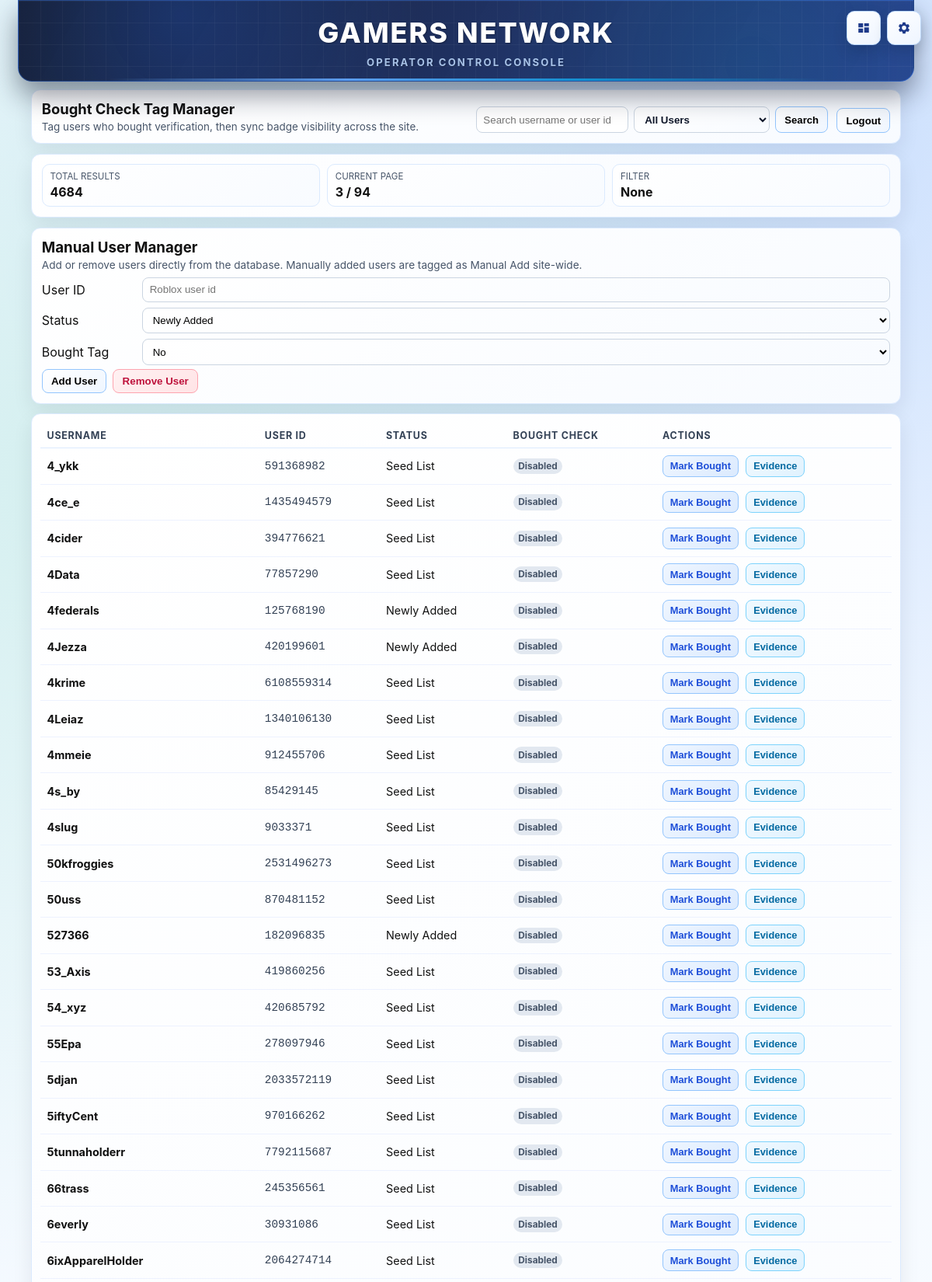
The app's page /admin?page=3&query=&bought_filter=all (signed in, upper part) with its own data.
### tables this page shows
CREATE TABLE users (
    user_id TEXT PRIMARY KEY,
    username TEXT,
    status TEXT
, first_seen_ts INTEGER, bought_tag INTEGER NOT NULL DEFAULT 0, manual_add INTEGER NOT NULL DEFAULT 0);

### app.py (the view, shortened to what this page needs)
@app.route("/admin", methods=["GET", "POST"])
def admin():
    query = request.args.get("query", "").strip().lower()
    bought_filter = request.args.get("bought_filter", "all").strip().lower()
    if bought_filter not in {"all", "blocked", "clean"}:
        bought_filter = "all"
    try:
        page = max(1, int(request.args.get("page", 1)))
    except:
        page = 1
    users = get_all_users()
    rows = sorted(
        users.items(),
        key=lambda x: x[1].get("username", "").lower(),
    )
    if query:
        rows = [
            item
            for item in rows
            if query in str(item[0]).lower() or query in item[1].get("username", "").lower()
        ]
    if bought_filter == "blocked":
        rows = [item for item in rows if bool(item[1].get("bought_tag"))]
    elif bought_filter == "clean":
        rows = [item for item in rows if not bool(item[1].get("bought_tag"))]
    per_page = 50
    total = len(rows)
    total_pages = max(1, math.ceil(total / per_page))
    start = (page - 1) * per_page
    page_items = rows[start:start + per_page]
    return render_template(
        "admin_panel.html",
        users=page_items,
        query=query,
        bought_filter=bought_filter,
        page=page,
        total=total,
        total_pages=total_pages,
        admin_logs=get_admin_logs(120),
    )

### app.py (called while the page is built)
def is_admin_authenticated():
    return bool(session.get("admin_auth"))

### database.py (called while the page is built)
def get_connection():
    if IS_POSTGRES:
        return psycopg2.connect(_pg_dsn())
    parent = os.path.dirname(os.path.abspath(DB_NAME))
    if parent:
        os.makedirs(parent, exist_ok=True)
    return sqlite3.connect(DB_NAME)

def get_all_users():
    conn = get_connection()
    c = conn.cursor()
    c.execute("SELECT user_id, username, status, first_seen_ts, bought_tag, manual_add FROM users")
    rows = c.fetchall()
    conn.close()
    users = {}
    for user_id, username, status, first_seen_ts, bought_tag, manual_add in rows:
        uid = int(user_id) if str(user_id).isdigit() else user_id
        users[uid] = {
            "username": username,
            "source": status,
            "first_seen_ts": int(first_seen_ts),
            "bought_tag": bool(bought_tag),
            "manual_add": bool(manual_add),
        }
    return users

def get_admin_logs(limit=120):
    lim = max(1, min(500, int(limit)))
    conn = get_connection()
    cur = conn.cursor()
    cur.execute(
        f"""
        SELECT id, action, target_uid, detail, created_ts
        FROM admin_logs
        ORDER BY id DESC
        LIMIT {lim}
        """
    )
    rows = cur.fetchall()
    conn.close()
    result = []
    for row in rows:
        result.append(
            {
                "id": int(row[0]),
                "action": row[1] or "",
                "target_uid": row[2] or "",
                "detail": row[3] or "",
                "created_ts": int(row[4] or 0),
            }
        )
    return result

### templates/admin_panel.html (shortened to what this page needs)
<!DOCTYPE html>
<html lang="en">
<head>
<link rel="stylesheet" href="{{ url_for('static', filename='style.css') }}">
</head>
<body class="main-app admin-console">
<header>
    <h1>Gamers Network</h1>
    <p>Operator Control Console</p>
</header>
<a class="admin-corner-btn home-corner-btn" href="{{ url_for('index') }}" title="Index" aria-label="Open Index">
    <svg viewBox="0 0 24 24" width="18" height="18" aria-hidden="true">
        <path d="M3 4h8v7H3V4zm10 0h8v5h-8V4zM3 13h8v7H3v-7zm10-2h8v9h-8v-9z" fill="currentColor"/>
    </svg>
</a>
<button class="admin-corner-btn" id="cornerSettingsBtn" title="Settings" aria-label="Open Settings" type="button">
</button>
<main class="admin-main">
    <section class="panel admin-toolbar">
        <div class="admin-title">
            <h2>Bought Check Tag Manager</h2>
            <p>Tag users who bought verification, then sync badge visibility across the site.</p>
        </div>
        <form method="get" class="admin-search">
            <input type="text" name="query" value="{{ query }}" placeholder="Search username or user id">
            <select name="bought_filter" aria-label="Bought tag filter">
                <option value="all" {% if bought_filter == "all" %}selected{% endif %}>All Users</option>
            </select>
            <button type="submit">Search</button>
        </form>
        <form method="post" action="{{ url_for('admin_logout') }}" class="admin-logout">
            <button type="submit">Logout</button>
        </form>
    </section>
    <section class="panel admin-stats">
        <div class="admin-stat">
            <span>Total Results</span>
            <strong>{{ total }}</strong>
        </div>
        <div class="admin-stat">
            <span>Current Page</span>
            <strong>{{ page }} / {{ total_pages }}</strong>
        </div>
        <div class="admin-stat">
            <span>Filter</span>
            <strong>{{ query if query else "None" }}</strong>
        </div>
    </section>
    <section class="panel admin-manual">
        <div class="admin-evidence-head">
            <h3>Manual User Manager</h3>
            <p>Add or remove users directly from the database. Manually added users are tagged as Manual Add site-wide.</p>
        </div>
        <div class="admin-evidence-form">
            <label>User ID</label>
            <input id="manualUid" type="text" placeholder="Roblox user id">
            <label>Status</label>
            <select id="manualStatus">
                <option value="Newly Added">Newly Added</option>
            </select>
            <label>Bought Tag</label>
            <select id="manualBought">
                <option value="0">No</option>
            </select>
        </div>
        <div class="admin-evidence-actions">
            <button id="manualAddBtn" type="button">Add User</button>
            <button id="manualRemoveBtn" type="button" class="danger">Remove User</button>
        </div>
    </section>
    <section class="panel admin-table-wrap">
        <div class="admin-table-scroll">
            <table class="admin-table">
                <thead>
                    <tr>
                        <th>Username</th>
                        <th>User ID</th>
                        <th>Status</th>
                        <th>Bought Check</th>
                        <th>Actions</th>
                    </tr>
                </thead>
                <tbody>
                    {% for uid, info in users %}
                    <tr data-uid="{{ uid }}">
                        <td class="u-name">{{ info.username }}</td>
                        <td class="u-id">{{ uid }}</td>
                        <td>{{ info.source }}</td>
                        <td class="bought-state">
                            <span class="state-pill {{ 'is-on' if info.bought_tag else 'is-off' }}">
                                {{ "Enabled" if info.bought_tag else "Disabled" }}
                            </span>
                        </td>
                        <td>
                            <button
                                class="toggle-bought-btn {{ 'remove' if info.bought_tag else 'mark' }}"
                                data-uid="{{ uid }}"
                                data-next="{{ 0 if info.bought_tag else 1 }}"
                                type="button">
                                {{ "Remove Tag" if info.bought_tag else "Mark Bought" }}
                            </button>
                            <button class="manage-evidence-btn" data-uid="{{ uid }}" data-username="{{ info.username }}" type="button">Evidence</button>
                        </td>
                    </tr>
                    {% endfor %}
                </tbody>
            </table>
        </div>
    </section>
</main>
</body>
</html>

### records on screen
users: username "4_ykk", source "Seed List", bought_tag "Disabled", bought_tag "Mark Bought"
users: username "4ce_e", source "Seed List", bought_tag "Disabled", bought_tag "Mark Bought"
users: username "4cider", source "Seed List", bought_tag "Disabled", bought_tag "Mark Bought"
users: username "4Data", source "Seed List", bought_tag "Disabled", bought_tag "Mark Bought"
users: username "4federals", source "Newly Added", bought_tag "Disabled", bought_tag "Mark Bought"
users: username "4Jezza", source "Newly Added", bought_tag "Disabled", bought_tag "Mark Bought"
users: username "4krime", source "Seed List", bought_tag "Disabled", bought_tag "Mark Bought"
users: username "4Leiaz", source "Seed List", bought_tag "Disabled", bought_tag "Mark Bought"
users: username "4mmeie", source "Seed List", bought_tag "Disabled", bought_tag "Mark Bought"
users: username "4s_by", source "Seed List", bought_tag "Disabled", bought_tag "Mark Bought"
users: username "4slug", source "Seed List", bought_tag "Disabled", bought_tag "Mark Bought"
users: username "50kfroggies", source "Seed List", bought_tag "Disabled", bought_tag "Mark Bought"
users: username "50uss", source "Seed List", bought_tag "Disabled", bought_tag "Mark Bought"
users: username "527366", source "Newly Added", bought_tag "Disabled", bought_tag "Mark Bought"
users: username "53_Axis", source "Seed List", bought_tag "Disabled", bought_tag "Mark Bought"
users: username "54_xyz", source "Seed List", bought_tag "Disabled", bought_tag "Mark Bought"
users: username "55Epa", source "Seed List", bought_tag "Disabled", bought_tag "Mark Bought"
users: username "5djan", source "Seed List", bought_tag "Disabled", bought_tag "Mark Bought"
users: username "5iftyCent", source "Seed List", bought_tag "Disabled", bought_tag "Mark Bought"
users: username "5tunnaholderr", source "Seed List", bought_tag "Disabled", bought_tag "Mark Bought"
users: username "66trass", source "Seed List", bought_tag "Disabled", bought_tag "Mark Bought"
users: username "6everly", source "Seed List", bought_tag "Disabled", bought_tag "Mark Bought"
users: username "6ixApparelHolder", source "Seed List", bought_tag "Disabled", bought_tag "Mark Bought"

### other values on screen
{{ total }} "4684"
{{ page }} "3"
{{ total_pages }} "94"
{{ query if query else "None" }} "None"
{{ uid }} "591368982" "1435494579" "394776621" "77857290" "125768190" "420199601" "6108559314" "1340106130" "912455706" "85429145" "9033371" "2531496273" "870481152" "182096835" "419860256" "420685792" "278097946" "2033572119" "970166262" "7792115687" "245356561" "30931086" "2064274714"
